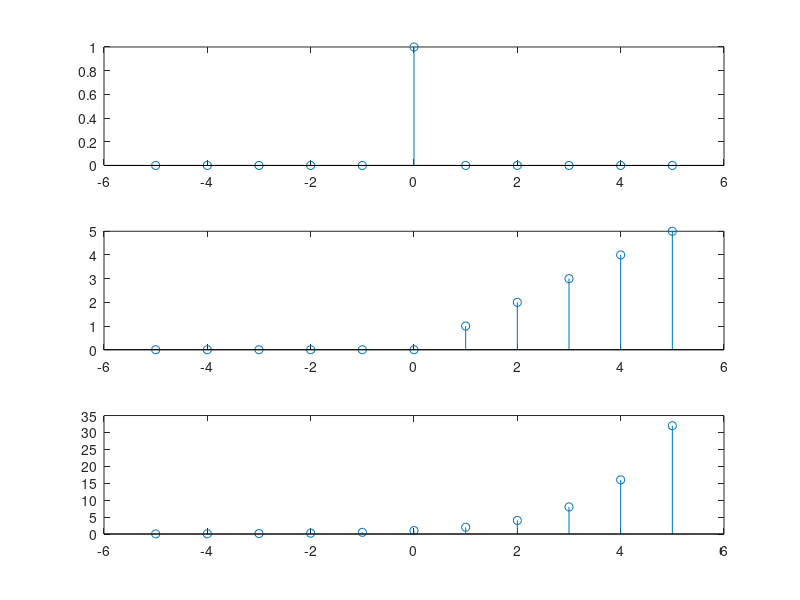

The MATLAB source for this figure:
clear all;

%unit impule%
x=-5:1:5;
y=[0 0 0 0 0 1 0 0 0 0 0];
subplot(3,1,1);stem(x,y);




%unit step%
 
 a=-5:1:5;
 b=[0 0 0 0 0 0 0 0 0 0 0];
for i = 1:length(b)
    if a(i)>-1
        b(i)=a(i);
    end
end
subplot(3,1,2);stem(a,b);



%exponential%


m=2;
n=-5:1:5;

subplot(3,1,3);stem(n,m.^n);
